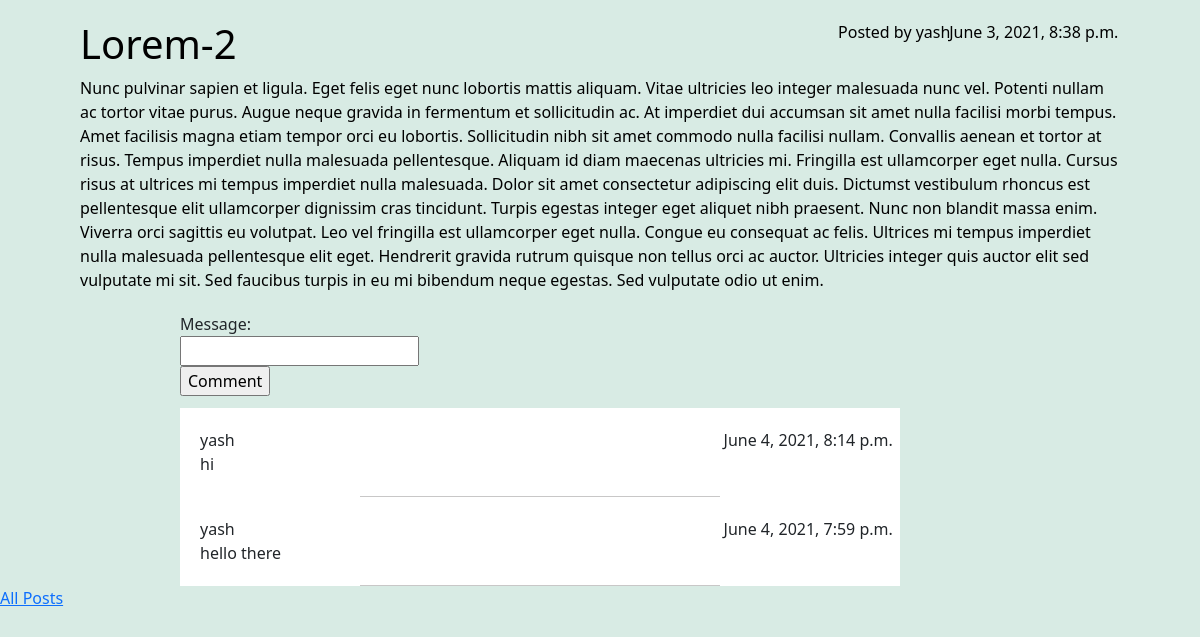
The app's page /10 (signed in) with its own data.
### post/models.py (models this page shows, shortened)
class Post(models.Model):
    title = models.CharField(max_length = 100)
    content = models.TextField()
    date_posted = models.DateTimeField(default = timezone.now)
    author = models.ForeignKey(User, on_delete = models.CASCADE, related_name="posts")

class Comment(models.Model):
    post = models.ForeignKey(Post, on_delete=models.CASCADE, related_name="comments")
    user = models.ForeignKey(User, on_delete=models.CASCADE, related_name="comments")
    message = models.CharField(max_length=200)
    commented_on = models.DateTimeField(default= timezone.now)

### post/views.py (the view)
# urls.py: path("<int:post_id>", views.view_post, name="view_post"),
@login_required(login_url="users:login")
def view_post(request, post_id):
    post = get_object_or_404(Post, pk=post_id)
    comments = post.comments.all().order_by("-commented_on")
    if request.method == 'POST':
        form = CommentForm(request.POST)
        if form.is_valid():
            x = form.save(commit=False)
            x.user = request.user
            x.post = post
            x.save()
            return redirect(reverse("post:view_post", args=(post_id,)))
    else:
        form = CommentForm()
    return render(request, "post/view_post.html", {
        "post" : post,
        "comments" : comments,
        "form" : form
    })

### post/forms.py
class CommentForm(ModelForm):
    class Meta:
        model = Comment
        fields = ['message']

### post/templates/post/view_post.html (shortened to what this page needs)
{% extends "post/layout.html" %}
{% block body %}
    <div class="post-view">
        <h1 class="title"> {{ post.title }} </h1>
        <div class="author"> Posted by
            {% if request.user == post.author %}
                You
            {% else %}
                {{ post.author.first_name}}
            {% endif %}
        </div>
        <div class="date"> {{ post.date_posted }} </div>
        <div class="content"> {{ post.content }} </div>
    </div>
    <form add="{% url 'post:view_post' post.id %}" method="POST" class="comment-form">
        {{form}}
        <input type="submit" value="Comment">
    </form>
    <div class="comments">
    {% for comment in comments %}
        <div class="comment">
            <div class="comment-author">
                {% if request.user == comment.user %}
                    You
                {% else %}
                    {{ comment.user.first_name}}
                {% endif %}
            </div>
            <div class="comment-date">{{ comment.commented_on }} </div>
            <div class="message"> {{ comment.message }} </div>
        </div>
        <hr style="width:50%; margin: auto; color:rgb(37, 32, 32);">
    {% empty %}
        <div class="empty">No comments yet</div>
    {% endfor %}
    </div>
    <a href="{% url 'post:index' %}">All Posts</a>
{% endblock %}

### post/static/post/styles.css (style rules this page uses)
* { margin: 0; box-sizing: border-box; }
body, .empty { background-color: #d8ebe4; }
.title, .date, .author { display: inline-block; }
.author { position: absolute; right: 60px; margin-right: 12%; font-weight: 500; }
.date { position: absolute; right: 0; margin-right: 2%; font-weight: 500; }
.post, .post-view { display: block; color: black; position: relative; -webkit-margin-collapse: collapse; margin-bottom: 10px; padding: 10px 20px 10px; transition: all 0.3s ease-in-out; }
.post-view { margin: 10px 5%; }
label { display: block; }
input { display: block; }
.comments { position: relative; width: 60%; margin-left: 15%; background-color: white; }
.comment-author, .comment-date { display: inline-block; font-weight: 500; }
.comment-date { position: absolute; right: 0; margin-right: 1%; }
.comment-form { margin-left: 15%; margin-bottom: 1%; }
.comment { padding: 20px; }

### records on screen
Post: title "Lorem-2", author.first_name "yash", date_posted "June 3, 2021, 8:38 p.m.", content "Nunc pulvinar sapien et ligula. Eget felis eget nunc lobortis mattis aliquam. Vitae ultricies leo integer malesuada nunc vel. Potenti nullam ac tortor vitae purus. Augue neque gravida in fermentum et sollicitudin ac. At imperdiet dui accumsan sit amet nulla facilisi morbi tempus. Amet facilisis magna etiam tempor orci eu lobortis. Sollicitudin nibh sit amet commodo nulla facilisi nullam. Convallis aenean et tortor at risus. Tempus imperdiet nulla malesuada pellentesque. Aliquam id diam maecenas ultricies mi. Fringilla est ullamcorper eget nulla. Cursus risus at ultrices mi tempus imperdiet nulla malesuada. Dolor sit amet consectetur adipiscing elit duis. Dictumst vestibulum rhoncus est…"
Comment: user.first_name "yash", commented_on "June 4, 2021, 8:14 p.m.", message "hi"
Comment: user.first_name "yash", commented_on "June 4, 2021, 7:59 p.m.", message "hello there"
